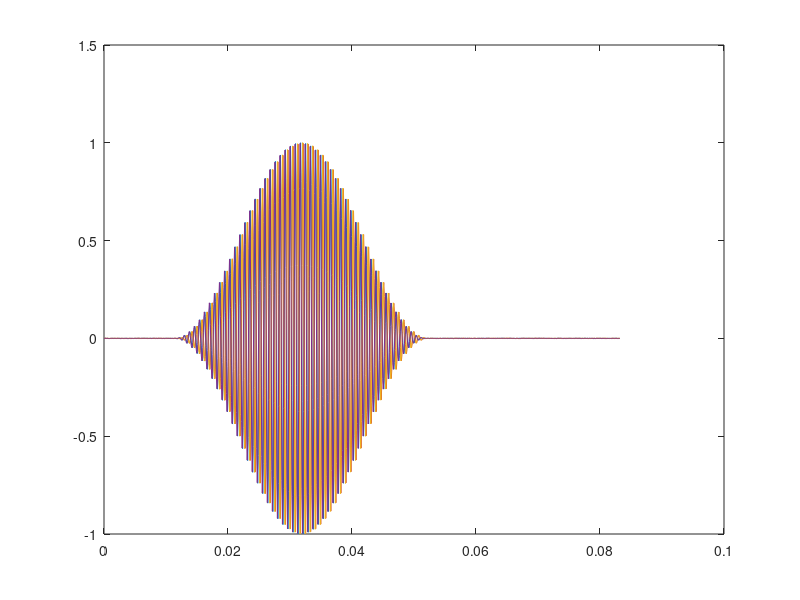

This figure's MATLAB source:
% Leviathan Simulation  - R. Bautista 12 Feb 2018
% Generate time series data to evaluate performance of correlator detector

clear
close all

%% Define sensor locations in [m]
% pLX = [3 x 4] position vector for Leviathan XLUUV (square geometry)
% pSVD = [3 x 4] position vector for SVD (T geometry)
doplot = 0;
pLX = [-0.3048, 0.3048,  0;...
        0.3048, 0.3084,  0;...
        0.3048, -0.3084, 0;...
       -0.3048, -0.3084, 0]';
   
% pSVD = [-0.4572, 0.6096,  0;...
%          0.4572, 0.6096,  0;...
%          0,      0,       0;...
%          0,      -2.4384, 0]';

MaxDistance = sqrt(sum((pLX(:,1) - pLX(:,3)).^2));
if doplot
    figure
    subplot(121)
    plot(pLX(1,:),pLX(2,:),'.')
    subplot(122)
    plot(pSVD(1,:),pSVD(2,:),'.')
end

%% Generate time series of received signal
c = 1500;                   % sound speed [m/s]
f0 = floor(2*c/2.4384);     % frequency of signal based on T geometry spacing
fs = f0*10;                 % sampling frequency [Hz]
nSamples = 1000;

% Define signal direction
phiS = 85;      % [deg]
thetaS = 10;    % [deg]
uS = [sind(phiS)*cosd(thetaS);
      sind(phiS)*sind(thetaS);
      cosd(thetaS)];
tauLX = uS'*pLX/c;   % time delay [s]
% tauSVD = uS'*pSVD/c; % time delay [s]

Nperiods = 50;
A = 1;  % Amplitude
Ns = ceil(Nperiods*(fs/f0)); % number of samples required to generate Nperiods
s = A*cos((2*pi*f0/fs)*(0:Ns)).*tukeywin(Ns+1,1)';
s = [zeros(1,round(MaxDistance*20/c*fs)) s zeros(1,round(MaxDistance*20/c*fs))];
Nfft = 2^nextpow2(length(s));

% plot(0:length(s)-1,s)


S = fft(s,Nfft);
S_LX = zeros(4,Nfft);
% S_SVD = zeros(4,Nfft);

Tau_LX(:,1:((Nfft/2))) = exp(-1i*(2*pi/Nfft*fs).*(tauLX'*(0:((Nfft/2)-1))));
Tau_LX(:,((Nfft/2)+2):Nfft) = conj(flipdim(Tau_LX(:,2:(Nfft/2)),2));

% Tau_SVD(:,1:((Nfft/2))) = exp(-1i*(2*pi/Nfft*fs).*(tauSVD'*(0:((Nfft/2)-1))));
% Tau_SVD(:,((Nfft/2)+2):Nfft) = conj(flipdim(Tau_LX(:,2:(Nfft/2)),2));

for sensor = 1:4
    S_LX(sensor,:) = Tau_LX(sensor,:).*S;
    
%     S_SVD(sensor,:) = Tau_SVD(sensor,:).*S;
end
s_LX = ifft(S_LX,Nfft,2);
% s_SVD = ifft(S_SVD,Nfft,2);

SNR = 0;   % Desired SNR [dB]
varW = A/10^(SNR/10)/2/Nfft;
n = varW.*randn(4,Nfft,nSamples);
r_ts_LX = bsxfun(@plus,s_LX,n);
% r_ts_SVD = bsxfun(@plus,s_SVD,n);
figure
plot((0:length(r_ts_LX)-1)/fs,r_ts_LX(:,:,1))

R_f_LX = fft(r_ts_LX,Nfft,2);
% R_f_SVD = fft(r_ts_SVD,Nfft,2);
%% Generate signal with A~CN(0,varS)
varS = 1;
As = sqrt(varS/2).*(randn(1,nSamples) + 1i.*randn(1,nSamples));
v_LX = exp(-1i*2*pi*f0*tauLX);
snaps_LX = v_LX'*As;

% v_SVD = exp(-1i*2*pi*f0*tauSVD);
% snaps_SVD = v_SVD'*As;

varW = 1;
snaps_n = sqrt(varW/2).*(randn(4,nSamples) + 1i.*randn(4,nSamples));
